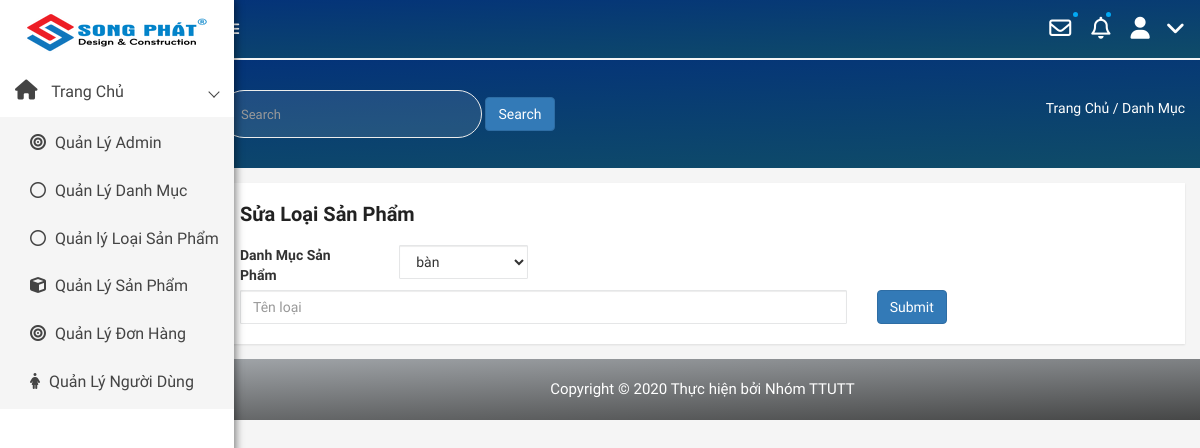
The app's page /admin/modules/type/edit.php, older data.
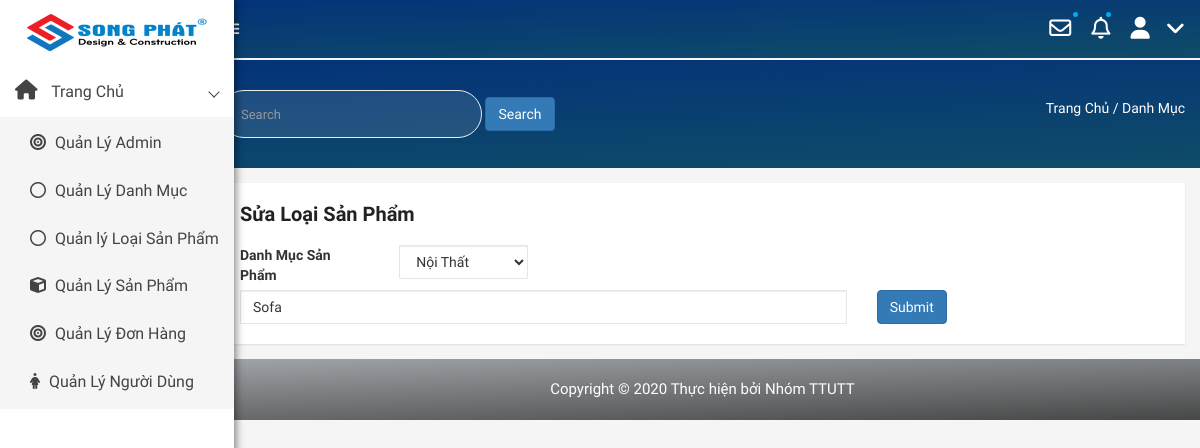
The same page, newer data.
### tables this page shows
CREATE TABLE `type` (
  `id` int(11) NOT NULL,
  `name` varchar(100) NOT NULL,
  `category` int(100) NOT NULL
);

### libraries/Database.php (called while the page is built, shortened)
<?php
class DataProvider
{
	public static function ExecuteQuery($sql)
	{
		try{
			$connection = mysqli_connect("localhost","root","", "webnoithat");
			mysqli_query($connection, "set names 'utf8'");
			$result = mysqli_query($connection, $sql);
			return $result;
		}catch(Exception $ex)
		{
			return null;
		}
    }
}
?>

### admin/modules/type/edit.php (the view, shortened to what this page needs)
<?php require_once __DIR__ . "/../../layouts/header.php" ?>
<div class="product-status mg-tb-15">
   <div class="container-fluid">
      <div class="row">
         <div class="col-lg-12 col-md-12 col-sm-12 col-xs-12">
            <div class="product-status-wrap">
               <h4>Sửa Loại Sản Phẩm</h4>
               <?php
                           try {
                               $sql = "SELECT id, name, category  FROM type";
                               $result = DataProvider::ExecuteQuery($sql);
                               $row = mysqli_fetch_array($result);
                           } catch (Exception $ex) {
                               echo "Không thể mở CSDL";
                           }
                           ?>
               <form action="" method="post" enctype="multipart/form-data">
                  <div class="row ">
                     <div class="col-lg-2">
                        <label>Danh Mục Sản Phẩm</label>
                     </div>
                     <div class="col-lg-2 ">
                        <select class="form-control form-control-lg" name="loaisp">
                           <?php
                           $dsLoaiSP = DataProvider::ExecuteQuery("SELECT id, name FROM category");
                           while ($loai = mysqli_fetch_array($dsLoaiSP)) {
                              echo  " <option value='{$loai['id']}'> {$loai['name']} </option>";
                           }
                           ?>
                        </select>
                     </div>
                  </div>
                  <div class="row">
                     <div class="col-lg-8">
                        <input type="text" class="form-control" placeholder="Tên loại" name="tenloai" <?php echo "value='{$row['name']}'"?>>
                     </div>
                     <div class="col-lg-4">
                        <input class="btn btn-primary" type="submit" value="Submit">
                     </div>
                  </div>
               </form>
            </div>
         </div>
      </div>
   </div>
</div>
<?php
require_once __DIR__ . "/../../layouts/footer.php" ?>

Row changes from the older to the newer data that the page shows:
added type: tenloai "Sofa"
Text that changed along with them:
form field loaisp: "bàn" → "Nội Thất"
